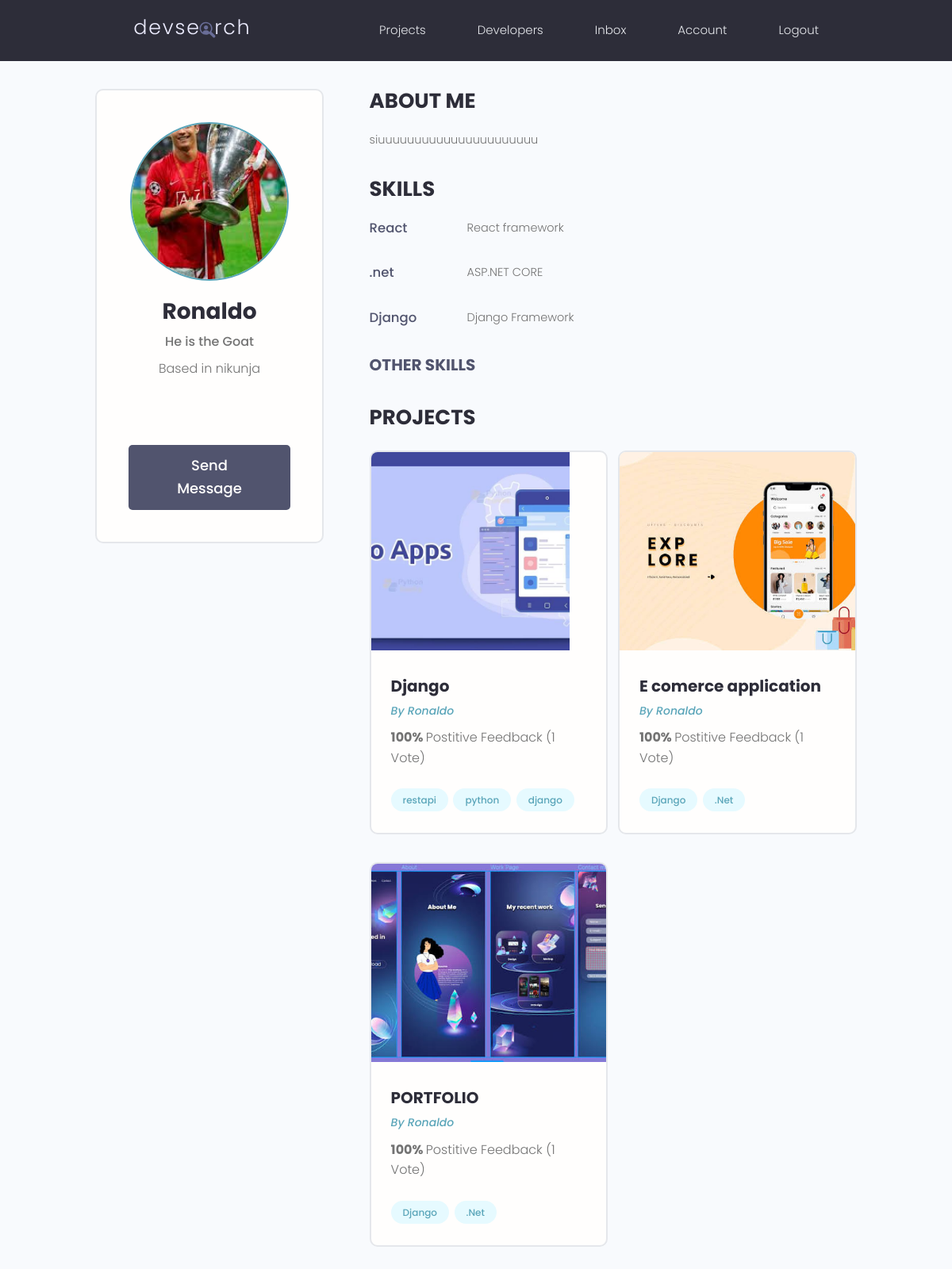
Page /developers/profile/66842c70aabf46c89b9ec5ef1fa3189b/ (signed in) on the committed database.
### users/models.py (models this page shows, shortened)
class Profile(models.Model):
    user = models.OneToOneField(
        User,
        on_delete=models.CASCADE,
        null=True,
        blank=True
    )
    name = models.CharField(
        max_length=200,
        blank=True,
        null=True
    )
    email = models.EmailField(
        max_length=500,
        blank=True,
        null=True
    )
    username = models.CharField(
        max_length=200,
        blank=True,
        null=True
    )
    location = models.CharField(
        max_length=200,
        blank=True,
        null=True
    )
    short_intro = models.CharField(
        max_length=200,
        blank=True,
        null=True
    )
    bio = models.TextField(
        blank=True,
        null=True
    )
    profile_image = models.ImageField(
        default='profiles/user-default.png',
        upload_to='profiles/',
        blank=True,
        null=True
    )
    social_github = models.CharField(
        max_length=200,
        blank=True,
        null=True
    )
    social_twitter = models.CharField(
        max_length=200,
        blank=True,
        null=True
    )
    social_linkedin = models.CharField(
        max_length=200,
        blank=True,
        null=True
    )
    social_youtube = models.CharField(
        max_length=200,
        blank=True,
        null=True
    )
    social_website = models.CharField(
        max_length=200,
        blank=True,
        null=True
    )
    created = models.DateTimeField(
        auto_now_add=True
    )
    id = models.UUIDField(
        default=uuid.uuid4,
        unique=True,
        primary_key=True,
        editable=False
    )
    @property
    def imageURL(self):
        try:
            url = self.profile_image.url
        except:
            url = ''
        return url

class Skill(models.Model):
    owner = models.ForeignKey(
        Profile,
        on_delete=models.CASCADE,
        null=True,
        blank=True
    )
    name = models.CharField(
        max_length=200,
        blank=True,
        null=True
    )
    description = models.TextField(
        blank=True,
        null=True
    )
    created = models.DateTimeField(
        auto_now_add=True
    )
    id = models.UUIDField(
        default=uuid.uuid4,
        unique=True,
        primary_key=True,
        editable=False
    )

### projects/models.py (models this page shows, shortened)
class Project(models.Model):
    owner = models.ForeignKey(
        Profile,
        on_delete=models.SET_NULL,
        null=True,
        blank=True
    )
    title = models.CharField(max_length=200)
    description = models.TextField(
        null=True,
        blank=True
    )
    featured_image = models.ImageField(
        null=True,
        blank=True,
        default='default.jpg'
    )
    demo_link = models.CharField(
        max_length=2000,
        null=True,
        blank=True
    )
    source_link = models.CharField(
        max_length=2000,
        null=True,
        blank=True
    )
    tags = models.ManyToManyField(Tag, blank=True)
    vote_total = models.IntegerField(
        default=0,
        null=True,
        blank=True
    )
    vote_ratio = models.IntegerField(
        default=0,
        null=True,
        blank=True
    )
    created = models.DateTimeField(auto_now_add=True)
    id = models.UUIDField(
        default=uuid.uuid4,
        unique=True,
        primary_key=True,
        editable=False
    )
    class Meta:
        ordering = ['-vote_ratio', '-vote_total', 'title']
    @property
    def imageURL(self):
        try:
            url = self.featured_image.url
        except:
            url = ''
        return url

class Tag(models.Model):
    name = models.CharField(max_length=200)
    created = models.DateTimeField(auto_now_add=True)
    id = models.UUIDField(
        default=uuid.uuid4,
        unique=True,
        primary_key=True,
        editable=False
    )
    def __str__(self):
        return self.name

### users/views.py (the view)
# urls.py: path('profile/<str:pk>/', views.userProfile, name='user-profile'),
def userProfile(request, pk):
    profile = Profile.objects.get(id=pk)
    topSkills = profile.skill_set.exclude(
        description__exact=""
    )
    otherSkills = profile.skill_set.filter(
        description=""
    )
    context = {
        'profile': profile,
        'topSkills': topSkills,
        'otherSkills': otherSkills,
    }
    return render(
        request,
        'users/profile.html',
        context
    )

### users/templates/users/profile.html (shortened to what this page needs)
{% extends 'main.html' %}
{% block content %}
<main class="profile my-md">
  <div class="container">
    <div class="layout">
      <div class="column column--1of3">
        <div class="card text-center">
          <div class="card__body dev">
            <img class="avatar avatar--xl" src="{{ profile.imageURL }}" />
            <h2 class="dev__name">{{profile.name}}</h2>
            <p class="dev__title">{{profile.short_intro}}</p>
            <p class="dev__location">Based in {{profile.location}}</p>
            <ul class="dev__social">
            </ul>
            <a
              class="btn btn--sub btn--lg"
              href="{% url 'create-message' profile.id %}"
            >
              Send Message
            </a>
          </div>
        </div>
      </div>
      <div class="column column--2of3">
        <div class="devInfo">
          <h3 class="devInfo__title">About Me</h3>
          <p class="devInfo__about">{{profile.bio}}</p>
        </div>
        <div class="devInfo">
          <h3 class="devInfo__title">Skills</h3>
          <div class="devInfo__skills">
            {% for skill in topSkills %}
            <div class="devSkill">
              <h4 class="devSkill__title">{{skill.name}}</h4>
              <p class="devSkill__info">{{skill.description}}</p>
            </div>
            {% endfor %}
            <h3 class="devInfo__subtitle">Other Skills</h3>
          </div>
        </div>
        <div class="devInfo">
          <h3 class="devInfo__title">Projects</h3>
          <div class="grid grid--two">
            {% for project in profile.project_set.all %}
            <div class="column">
              <div class="card project">
                <a href="{% url 'project' project.id %}" class="project">
                  <img
                    class="project__thumbnail"
                    src="{{project.imageURL}}"
                    alt="project thumbnail"
                  />
                  <div class="card__body">
                    <h3 class="project__title">{{project.title}}</h3>
                    <p>
                      <a
                        class="project__author"
                        href="{% url 'user-profile' project.owner.id %}"
                      >
                        By {{project.owner.name}}
                      </a>
                    </p>
                    <p class="project--rating">
                      <span style="font-weight: bold">
                        {{project.vote_ratio}}%
                      </span>
                      Postitive Feedback ({{project.vote_total}}
                      Vote{{project.vote_total|pluralize:"s"}})
                    </p>
                    <div class="project__tags">
                      {% for tag in project.tags.all %}
                      <span class="tag tag--pill tag--main">
                        <small>{{tag}}</small>
                      </span>
                      {% endfor %}
                    </div>
                  </div>
                </a>
              </div>
            </div>
            {% endfor %}
          </div>
        </div>
      </div>
    </div>
  </div>
</main>
{% endblock content %}

### static/styles/app.css (style rules this page uses)
:root { --color-sub: #2d2d39; }
.btn--sub { background-color: var(--color-sub-light); }
.card { border: 2px solid var(--color-light); }
img { width: 100%; }
.profile .card > .dev { padding: 4rem; }
.dev__name { color: var(--color-sub); font-size: 2.8rem; font-weight: 700; margin-top: 1rem; margin-bottom: 0.5rem; }
.dev__title { font-size: 1.6rem; font-weight: 500; line-height: 1.3; }
.dev__location { margin-top: 1rem; }
.dev__social { margin: 3rem 0; list-style: none; display: flex; justify-content: center; gap: 1.5rem; }
.devInfo { margin-bottom: 3rem; }
.devInfo__title, .devInfo__subtitle { font-size: 2.6rem; color: var(--color-sub); text-transform: uppercase; font-weight: 700; margin-bottom: 1.5rem; }
.devInfo__subtitle { font-size: 2rem; color: var(--color-sub-light); }
.devInfo__about, .devSkill__info { font-size: 1.45rem; line-height: 1.7; text-align: justify; }
.devSkill { margin-bottom: 3rem; }
.devSkill__title { font-size: 1.65rem; font-weight: 500; color: var(--color-sub-light); }
@media screen and (min-width: 700px) { .devSkill { display: flex; justify-content: space-between; gap: 3rem; } }
@media screen and (min-width: 700px) { .devSkill__info { flex-basis: 80%; } }
.project__author { font-size: 1.4rem; font-style: italic; }
.project--rating { margin-bottom: 1.6em; margin-top: 0.5em; }
.project__thumbnail { height: 25rem; object-fit: cover; object-position: top center; }
.project__title { font-size: 2rem; font-weight: 700; color: var(--color-sub); }

### static/uikit/styles/modules/_variables.css (style rules this page uses)
:root { --color-main: #5aa5b9; --color-main-light: #e6faff; --color-sub: #3f4156; --color-sub-light: #51546e; --color-sub-lighter: #ededfd; --color-text: #737373; --color-gray: #8b8b8b; --color-light: #e5e7eb; --color-light-gray: #767676; --color-bg: #f8fafd; --color-white: #fffefd; --color-white-light: #f3f3f3; --color-success: #359e64; --color-success-bg: #def8e8; --color-error: #fc4b0b; --color-error-bg: #fff2ee; --font-base: 'Poppins', arial, helvetica, 'Segoe UI', roboto, ubuntu, sans-serif; --font-monospace: 'Fira Code', 'Courier New', courier, monospace; --font-regular: 300; --font-medium: 500; --font-bold: 700; --generic-shadow: 1px 1px 5px #00000010; --generic-transition: all 0.3s ease-in-out; }

### static/uikit/styles/modules/_base.css (style rules this page uses)
* { margin: 0; padding: 0; box-sizing: border-box; text-rendering: optimizeLegibility; color: inherit; font-size: inherit; }
html { font-size: 50%; }
@media only screen and (min-width: 480px) { html { font-size: 56.25%; } }
@media only screen and (min-width: 1200px) { html { font-size: 62.5%; } }
body { line-height: 1.6; font-weight: 400; font-size: 1.5rem; color: var(--color-text); background-color: var(--color-bg); min-height: 100vh; }

### static/uikit/styles/modules/_typography.css (style rules this page uses)
* { font-family: var(--font-base); }
h2 { font-size: 3.6rem; font-weight: var(--font-bold); }
h3 { font-size: 3.2rem; font-weight: var(--font-medium); }
h4 { font-size: 2.8rem; font-weight: var(--font-medium); }
p, span, strong { font-size: 1.6rem; color: var(--color-text); font-weight: var(--font-regular); }
a { padding-bottom: 2px; text-decoration: none; display: inline-block; color: var(--color-main); font-weight: var(--font-medium); }

### static/uikit/styles/modules/_utilities.css (style rules this page uses)
.container { width: 92%; max-width: 165rem; margin: 0 auto; box-sizing: border-box; }
@media screen and (min-width: 1000px) { .container { width: 90%; } }
@media screen and (min-width: 1200px) { .container { width: 80%; } }
.text-center { text-align: center; }
.my-md { margin: 3rem auto; }

### static/uikit/styles/modules/_avatar.css (style rules this page uses)
.avatar { border-radius: 50%; border: 2px solid var(--color-main); object-fit: cover; }
.avatar--xl { height: 20rem; width: 20rem; }

### static/uikit/styles/modules/_button.css (style rules this page uses)
.btn { display: inline-block; position: relative; cursor: pointer; background-color: var(--color-light); font-weight: var(--font-medium); color: var(--color-sub); text-decoration: none; padding: 1rem 2rem; border-radius: 0.5rem; border: none; width: -webkit-fit-content; width: -moz-fit-content; width: fit-content; height: -webkit-fit-content; height: -moz-fit-content; height: fit-content; font-size: 1.6rem; outline-width: 0; outline-color: transparent; -webkit-backface-visibility: hidden; backface-visibility: hidden; transition: all 0.3s ease-in-out; }
.btn--sub { background-color: var(--color-sub); color: var(--color-white); }
.btn--lg { font-size: 1.8rem; padding: 1.2rem 4.5rem; }

### static/uikit/styles/modules/_card.css (style rules this page uses)
.card { border-radius: 1rem; background-color: var(--color-white); border: 1.5px solid var(--color-light); width: auto; height: auto; margin-top: 0.5rem; margin-bottom: 0.5rem; overflow: hidden; }
.card__body, .card__header { padding: 2rem 2.5rem; }

### rows in the picture
Profile: imageURL (picture), name "Ronaldo", short_intro "He is the Goat", location "nikunja", bio "siuuuuuuuuuuuuuuuuuuuuuu"
Skill: name "React", description "React framework"
Skill: name ".net", description "ASP.NET CORE"
Skill: name "Django", description "Django Framework"
Project: imageURL (picture), title "Django", owner.name "Ronaldo", vote_ratio "100", vote_total "1"
Tag: name "restapi"
Tag: name "python"
Tag: name "django"
Project: imageURL (picture), title "E comerce application", owner.name "Ronaldo", vote_ratio "100", vote_total "1"
Tag: name "Django"
Tag: name ".Net"
Project: imageURL (picture), title "PORTFOLIO", owner.name "Ronaldo", vote_ratio "100", vote_total "1"
